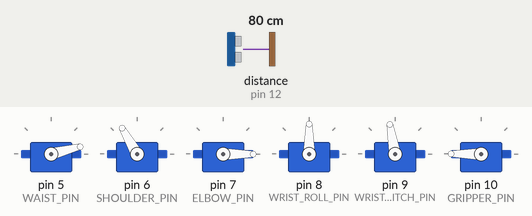
The sketch below on a simulated Arduino Uno, built with avr-gcc and run on an emulated ATmega328P. Parts: 6 × servo. The inputs (shaded band) are chosen by the test bench; at power-on: distance to the obstacle (sensor on pin 12) 80 cm. The echo pulse lasts 58.3 µs per cm; what the sketch prints to the serial monitor is not drawn.

Above: at 2.5 s.
2.6 s: distance to the obstacle (sensor on pin 12) set to 2 cm
At 3.02 s:
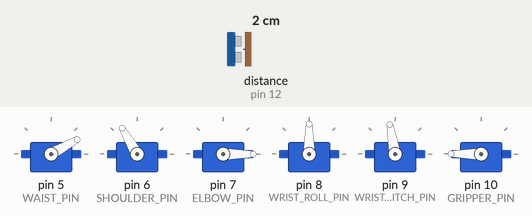
5.6 s: distance to the obstacle (sensor on pin 12) set to 120 cm
At 24.7 s:
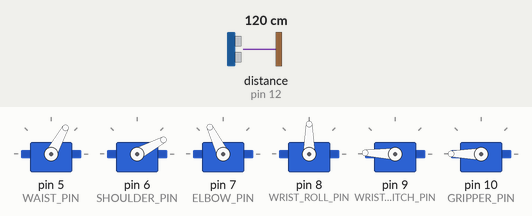
Timing chart, 0 to 27.9 s (numbered marks = the images above; inputs shaded):
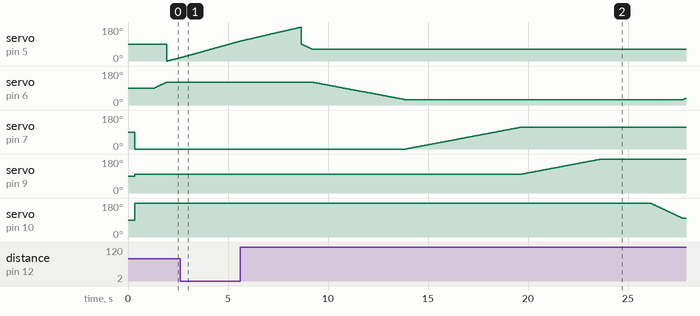

The sketch:

rbtarm_main.ino
```cpp
/* 2020.1.12 YONSEI ROBOIN, WINTER ROBOTIC ARM PROJECT. WRIITEN BY YEWON LIM, GA06033@O365.YONSEI.AC.KR,
                                                                   WONSUK KIM, KIMWS27@YONSEI.AC.KR  */

/*-------------------------------Pin Setting---------------------------------------*/


#include "sensor.h"
#include "control.h"

CRbtarm robotarm;

void setup()
{
  Serial.begin(9600);
  robotarm.initialize(WAIST_PIN, SHOULDER_PIN, ELBOW_PIN, WRIST_ROLL_PIN, WRIST_PITCH_PIN, GRIPPER_PIN);

  delay(1000);
}

void loop()
{
  CylCoord A = seek_coord(robotarm);     // Cylindrical coordinate 형태의 좌표 A를 선언하고 물체의 위치를 받아온다

  Serial.print("\n\n\n\n\n\n\n");
  Serial.print("("); Serial.print(A.m_r); Serial.print(", "); Serial.print(A.m_theta); Serial.print(", "); Serial.print(A.m_z); Serial.println(")");
  // 좌표 값을 시리얼로 출력해서 확인해본다. 테스트할 때 필요함 -> 추후 지울 예정

  if( ! planar_inverse_kinematics(robotarm, A, 20))
  {
    Serial.println("범위 밖의 물체는 잡을 수 없어요");
  }

  delay(1500);
  robotarm.grip();
  robotarm.m_move(shoulder, SPEED_40, 120);
  robotarm.m_move(elbow, SPEED_40, 60);

  robotarm.m_move(wrist_pitch, SPEED_50, 90);
  delay(300);
  robotarm.m_move(wrist_pitch, SPEED_50, 180);
  delay(300);
  robotarm.m_move(wrist_pitch, SPEED_50, 90);
  delay(300);
  robotarm.m_move(wrist_pitch, SPEED_50, 180);
  delay(300);

  while(1)
  {
            // 물체 탐지가 끝나고 그대로 멈춰있도록 한다
  }
}
```

CRbtarm.cpp
```cpp
// 2020.1.12 YONSEI ROBOIN, WINTER ROBOTIC ARM PROJECT. WRIITEN BY YEWON LIM, GA06033@O365.YONSEI.AC.KR
// ROBOTIC ARM LIBRARY Ver 1.03 WITH ARDUINO UNO

#include "CRbtarm.h"

bool CRbtarm::m_move(joint _joint, int _speed, int _angle)
{
  switch(_joint)
  {
  case waist:
    if (_angle < MIN_WAIST_ANGLE || _angle > MAX_WAIST_ANGLE)
    {
      return false;
      break;
    }
    else if(_speed > 100 || _speed < 10)
    {
      return false;
      break;
    }
    else
    {
      angle_process(0, _angle, _speed);

      return true;
      break;
    }
  case shoulder:
    if (_angle < MIN_SHOULDER_ANGLE || _angle > MAX_SHOULDER_ANGLE)
    {
      return false;
      break;
    }
    else if(_speed > 100 || _speed < 10)
    {
      return false;
      break;
    }
    else
    {
      angle_process(1, _angle, _speed);

      return true;
      break;
    }
  case elbow:
   if (_angle < MIN_ELBOW_ANGLE || _angle > MAX_ELBOW_ANGLE)
    {
      return false;
      break;
    }
    else if(_speed > 100 || _speed < 10)
    {
      return false;
      break;
    }
    else
    {
      angle_process(2, _angle, _speed);

      return true;
      break;
    }
  case wrist_roll:
   if (_angle < MIN_WRIST_ROLL_ANGLE || _angle > MAX_WRIST_ROLL_ANGLE)
    {
      return false;
      break;
    }
    else if(_speed > 100 || _speed < 10)
    {
      return false;
      break;
    }
    else
    {
      angle_process(3, _angle, _speed);

      return true;
      break;
    }
  case wrist_pitch:
   if (_angle < MIN_WRIST_PITCH_ANGLE || _angle > MAX_WRIST_PITCH_ANGLE)
    {
      return false;
      break;
    }
    else if(_speed > 100 || _speed < 10)
    {
      return false;
      break;
    }
    else
    {
      angle_process(4, _angle, _speed);

      return true;
      break;
    }
  case gripper:
   if (_angle < MIN_GRIPPER_ANGLE || _angle > MAX_GRIPPER_ANGLE)
    {
      return false;
      break;
    }
    else if(_speed > 100 || _speed < 10)
    {
      return false;
      break;
    }
    else
    {
      angle_process(5, _angle, _speed);

      return true;
      break;
    }
  }
}

CRbtarm::CRbtarm()
{
    m_init_angle[0] = INIT_WAIST_ANGLE;
    m_init_angle[1] = INIT_SHOULDER_ANGLE;
    m_init_angle[2] = INIT_ELBOW_ANGLE;
    m_init_angle[3] = INIT_WRIST_ROLL_ANGLE;
    m_init_angle[4] = INIT_WRIST_PITCH_ANGLE;
    m_init_angle[5] = INIT_GRIPPER_ANGLE;
}

void CRbtarm::initialize(int wstpin, int shldrpin, int elbpin, int wrpin, int wppin, int grippin)
{
    m_waist.attach(wstpin);                            //사용하고자 하는 관절만 활성화 해야 함.
    m_shoulder.attach(shldrpin);
    m_elbow.attach(elbpin);
    m_wrist_roll.attach(wrpin);
    m_wrist_pitch.attach(wppin);
    m_gripper.attach(grippin);

    delay(333);

    for(int i = 0; i < 6; i++)
    {
      motor[i] -> write(m_init_angle[i]);
      m_angle[i] = m_init_angle[i];
    }
}

void CRbtarm::angle_process(int index, int angle_, int speed_)
{
      int dt_angle = 10;                  //set dt_angle value to 10(number doesn't matter unless 0)

      while(dt_angle != 0)
      {
        dt_angle = angle_ - m_angle[index];

        if(dt_angle > 0)
        {
          motor[index] -> write(m_angle[index]+1);
          delay(1000/speed_);

          m_angle[index] += 1;
        }
        else if(dt_angle < 0)
        {
          motor[index] -> write(m_angle[index]-1);
          delay(1000/speed_);

          m_angle[index] -= 1;
        }
      }

}
void CRbtarm::grip()
{
  m_move(gripper, SPEED_50, 180);
  delay(1000);
  m_move(gripper, SPEED_50, 100);
}
```

CRbtarm.h
```cpp
// 2020.1.12 YONSEI ROBOIN, WINTER ROBOTIC ARM PROJECT. WRIITEN BY YEWON LIM, GA06033@O365.YONSEI.AC.KR
// ROBOTIC ARM LIBRARY Ver 1.03 WITH ARDUINO UNO

#ifndef _ROBOTIC_ARM_

#define _ROBOTIC_ARM_

/*---------------------------------angle 범위---------------------------------------*/
/*         [waist]       0~180                   initial position: 90              */
/*         [shoulder]    0~120                   initial pisition: 120             */
/*         [elbow]       60~180                  initial position: 120             */
/*         [wrist_roll]  0~180                   initial position: 0               */
/*         [wrist_pitch] 0~90                    initial position: 10              */
/*         [gripper]     90~180                  initial position: 135             */
/*----------------------------------Values-----------------------------------------*/
#define SPEED_100  100
#define SPEED_90    90
#define SPEED_80    80
#define SPEED_70    70
#define SPEED_60    60
#define SPEED_50    50
#define SPEED_40    40
#define SPEED_30    30
#define SPEED_20    20
#define SPEED_10    10

#define INIT_WAIST_ANGLE        90
#define INIT_SHOULDER_ANGLE     90
#define INIT_ELBOW_ANGLE        0
#define INIT_WRIST_ROLL_ANGLE   90
#define INIT_WRIST_PITCH_ANGLE  100
#define INIT_GRIPPER_ANGLE      180

#define MIN_WAIST_ANGLE             0
#define MAX_WAIST_ANGLE             180

#define MIN_SHOULDER_ANGLE          0
#define MAX_SHOULDER_ANGLE          180

#define MIN_ELBOW_ANGLE             0
#define MAX_ELBOW_ANGLE             180

#define MIN_WRIST_ROLL_ANGLE        0
#define MAX_WRIST_ROLL_ANGLE        180

#define MIN_WRIST_PITCH_ANGLE       0
#define MAX_WRIST_PITCH_ANGLE       180

#define MIN_GRIPPER_ANGLE           0
#define MAX_GRIPPER_ANGLE           180

#define WAIST_PIN 5
#define SHOULDER_PIN 6
#define ELBOW_PIN 7
#define WRIST_ROLL_PIN 8
#define WRIST_PITCH_PIN 9
#define GRIPPER_PIN 10

enum joint {waist, shoulder, elbow, wrist_roll, wrist_pitch, gripper};
/*------------------------------------------------------------------------------*/

#include <Servo.h>
#include "Arduino.h"
#include "sensor.h"

class CRbtarm
{
friend void radar_on_cw(CRbtarm& _robotarm, int (*_buffer)[2]);
friend void radar_on_ctcw(CRbtarm& _robotarm, int (*_buffer)[2]);
friend int* data_process(CRbtarm& _robotarm, int (*buf_ptr)[2]);

private:
  int m_init_angle[6];                                      // 관절의 초기각도를 의미. 생성시 정해져 있으므로 굳이 전달할 필요 x
  int m_angle[6];                                           //index는 0~5까지 순서대로 각각 관절에 해당함, 각 관절의 현재 각도를 저장
  Servo m_waist, m_shoulder, m_elbow, m_wrist_roll, m_wrist_pitch, m_gripper; //Servo m_waist, m_shoulder, m_elbow, m_wrist_roll, m_wrist_pitch, m_gripper; //각각 관절에 해당하는 Servo 객체 선언
  Servo* const motor[6] = {&m_waist, &m_shoulder, &m_elbow, &m_wrist_roll, &m_wrist_pitch, &m_gripper};

  void angle_process(int index, int angle_, int speed_);

public:
  CRbtarm();
  bool m_move(joint _joint, int _speed, int _angle);          // _joint는 움직이고자 하는 관절(joint 열거체 참고), speed는 10~100사이의 값으로, 전처리 상수를 이용, _angle은 움직이고자 하는 각도
  void initialize(int wstpin, int shldrpin, int elbpin, int wrpin, int wppin, int grippin);  // 움직이고자 하는 각도를 의미한다. 각 관절이 움직일 수 있는 범위를 넘어서면 false를 반환함.
  void grip();
};

#endif
```

Coords.cpp
```cpp
// 2020.1.24 YONSEI ROBOIN, WINTER ROBOTIC ARM PROJECT. WRIITEN BY YEWON LIM, GA06033@O365.YONSEI.AC.KR
// COORDINATES LIBRARY VER 1.1

#include "Coords.h"


CrtCoord::operator SphCoord()
{
  SphCoord A;

  A.m_rho = roundf(sqrt(pow(m_x, 2) + pow(m_y, 2) + pow(m_z, 2))*100)/100;
  A.m_pi = roundf(acos(m_z / A.m_rho)*100)/100;
  A.m_theta = roundf(acos(m_x / sqrt(pow(m_x, 2) + pow(m_y, 2)))*100)/100;

  return A;
}

SphCoord::operator CrtCoord()
{
  CrtCoord B;

  B.m_x = roundf(m_rho * sin(m_pi) * cos(m_theta)*100)/100;
  B.m_y = roundf(m_rho * sin(m_pi) * sin(m_theta)*100)/100;
  B.m_z = roundf(m_rho * cos(m_pi)*100)/100;

  return B;
}

CylCoord::operator CrtCoord()
{
  CrtCoord C;

  C.m_x = m_r * cos(m_theta);
  C.m_y = m_r * sin(m_theta);
  C.m_z = m_z;

  return C;

}
```

Coords.h
```cpp
// 2020.1.24 YONSEI ROBOIN, WINTER ROBOTIC ARM PROJECT. WRIITEN BY YEWON LIM, GA06033@O365.YONSEI.AC.KR
// COORDINATES LIBRARY VER 1.1

#ifndef _COORDINATES_
#define _COORDINATES_

#include "Arduino.h"

class SphCoord;
class CylCoord;

class CrtCoord
{
public:
  float m_x, m_y, m_z;

  CrtCoord(float x, float y, float z) : m_x(roundf(x*1000)/1000), m_y(roundf(y*1000)/1000), m_z(roundf(z*1000)/1000) {};
  CrtCoord() {};

  operator SphCoord();

};

class SphCoord
{
public:
  float m_rho, m_theta, m_pi;

  SphCoord() {};
  SphCoord(float rho, float theta, float pi) : m_rho(roundf(rho*100)/100), m_theta(roundf(theta*100)/100), m_pi(roundf(pi*100)/100) {};

  operator CrtCoord();
};

class CylCoord
{
public:
  float m_r; float m_theta; float m_z;

  CylCoord(float _r, float _theta, float _z): m_r(_r), m_theta(_theta), m_z(_z) {};
  CylCoord() {m_r = 0; m_theta = 0; m_z = 0;};

  operator CrtCoord();
};


#endif
```

control.cpp
```cpp
//2020.02.12 YONSEI ROBOIN, WINTER ROBOTIC ARM PROJECT. CONTROL.CPP

#include "control.h"

bool planar_inverse_kinematics(CRbtarm& _robotarm, CylCoord& coord, int spd) {

  double y = coord.m_r - C2;
  double z = coord.m_z;
  double angle_buffer[3];
  double d, q1, q2;

  d = sqrt(y * 1.0L * y * 1.0L + z * 1.0L * z * 1.0L );
  q2 = acos ( (y * 1.0L * y * 1.0L + z * 1.0L * z * 1.0L - A1 * 1.0L * A1 * 1.0L - A2 * 1.0L * A2 * 1.0L ) / 2.0L / (A1 * 1.0L) / (A2 * 1.0L) ) * 180.0L / (PI * 1.0L);
  q1 = ( atan(z/y) + acos( ( A1 * 1.0L * A1 * 1.0L + y * 1.0L * y * 1.0L + z * 1.0L * z * 1.0L - A2 * 1.0L * A2 * 1.0L) / ( 2.0L * A1 * d ) ) ) * 180.0L / (PI * 1.0L);


  Serial.println(q1); Serial.println(q2);
  if ((d > A1 + A2) || (d < A2 - A1) ) return false;   // 해당 각도가 없는 경우 즉, 로봇팔의 최대 도달 범위에 벗어난 경우

  else {

    angle_buffer[0] = q1;
    angle_buffer[1] = q2;        //q2 + c2
    angle_buffer[2] = q2 - q1 + C3;

    _robotarm.m_move(shoulder, spd, angle_buffer[0]);
    _robotarm.m_move(elbow, spd, angle_buffer[1]);
    _robotarm.m_move(wrist_pitch, spd, angle_buffer[2]);

    return true;
  }
}
```

control.h
```cpp
//2020.02.12 YONSEI ROBOIN, WINTER ROBOTIC ARM PROJECT. CONTROL.H
#ifndef _CONTROL_
#define _CONTROL_

#include "Arduino.h"
#include "CRbtarm.h"
#include "Coords.h"

#define A1 118
#define A2 120

// 좌표상의 각도와 서보모터의 각도를 보정해주는 상수
#define C2 120
#define C3 90

bool planar_inverse_kinematics(CRbtarm& _robotarm, CylCoord& coord, int spd);

#endif
```

sensor.cpp
```cpp
// 2020.2.11 YONSEI ROBOIN, WINTER ROBOTIC ARM PROJECT. WRIITEN BY YEWON LIM, GA06033@O365.YONSEI.AC.KR
// ULTRA SONIC SENSOR

#include "sensor.h"

NewPing sonar(trigPin, echoPin);
int carrier[180][2] = {0};

void radar_on_cw(CRbtarm& _robotarm, int (*_buffer)[2])
{
  for(int i = 0; i < 180; i++)
  {
    _robotarm.m_waist.write(i);

    _buffer[i][0] = i;
    _buffer[i][1] = howfar();
    if (_buffer[i][1] == 0)
    {
      _buffer[i][1] = 100;
    }

    Serial.print(i); Serial.print(","); Serial.print(_buffer[i][1]); Serial.print(".");
    delay(33);
  }

}

void radar_on_ctcw(CRbtarm& _robotarm, int (*_buffer)[2])
{
  for(int i = 179; i >= 0; i--)
  {
    _robotarm.m_waist.write(i);

    _buffer[i][0] = i;
    _buffer[i][1] = howfar();
    if (_buffer[i][1] == 0)
    {
      _buffer[i][1] = 100;
    }

    Serial.print(i); Serial.print(","); Serial.print(_buffer[i][1]); Serial.print(".");
    delay(33);
  }
}

int howfar()
{
   return sonar.ping_cm();
}

byte buffer_check(int (*buf_ptr)[2])
{
  int count = 0;
  int sum = 0;
  for(int i = 0; i < 180; i++)
  {
    if(buf_ptr[i][1] < DETECTION_DISTANCE)
    {
      sum += buf_ptr[i][1];
      count++;
    }
  }

  if (sum * PI / 180 > 3)            return count;
  else                               return 0;
}

int* data_process(CRbtarm& _robotarm, int (*buf_ptr)[2])
{
  byte count = 0;
  int w = 0;

  for (int i = 0; 1; i+=10)
  {
    _robotarm.m_move(shoulder, SPEED_50, 120-i);

    radar_on_cw(_robotarm, buf_ptr);
    count = buffer_check(buf_ptr);
    if (count)
    {
      w = 120 - i;
      break;
    }

    radar_on_ctcw(_robotarm, buf_ptr);
    count = buffer_check(buf_ptr);
    if (count)
    {
      w = 120 - i;
      break;
    }

    if(i == 90)           i = 0;
  }

  int sum = 0;
  int angle_sum = 0;

  for(byte i = 0; i < 180; i++)
  {
    if(buf_ptr[i][1] < DETECTION_DISTANCE)
    {
      sum += buf_ptr[i][1];
      angle_sum += i;
    }

  }

  static int data[3];

  data[0] = sum / count;                      // using least squares approximation to find out distance
  data[1] = (angle_sum / count);              // data[0] means a distance,r and data[1] means an angle
  data[2] =  w;                               // data[2] means a angle of shoulder, w

  _robotarm.m_move(waist, SPEED_50, data[1]);
  _robotarm.m_move(shoulder, SPEED_50, w);

  _robotarm.m_angle[0] = data[1];
  _robotarm.m_angle[1] = w;

  return data;
}

CylCoord seek_coord(CRbtarm& _robotarm)
{
  CylCoord a;                               // the unit length of m_r is 1 mm

  int* data_set = data_process(_robotarm, carrier);

  double w = (double)(data_set[2] * PI) / 180 ;
  for (int i = 0; i < 10; i++)
  {
    Serial.print(data_set[1]);Serial.print(","); Serial.print(data_set[0]); Serial.print(".");
  }

  if (data_set[2] == 90)
  {
    a.m_z = D * 10;
  }
  else
  {
    a.m_z = ( D * tan(w) - R - data_set[0] ) * cos(w) * 10 ; // multiply 10 to transform cm to mm
  }
  a.m_theta = data_set[1];

  a.m_r = ( (D - R * cos(w)) * cos(w) + data_set[0] * sin(w) + R) * 10 ; // multiply 10 to transform cm to mm

  Serial.print("s: "); Serial.println(data_set[0]);
  Serial.print("w: "); Serial.println(w);
  return a;

}
```

sensor.h
```cpp
// 2020.2.11 YONSEI ROBOIN, WINTER ROBOTIC ARM PROJECT. WRIITEN BY YEWON LIM, GA06033@O365.YONSEI.AC.KR
// ULTRA SONIC SENSOR

#ifndef _ULTRA_SONIC_SENSOR_
#define _ULTRA_SONIC_SENSOR_


#include "Arduino.h"
#include "Coords.h"
#include "CRbtarm.h"
#include <NewPing.h>


#define echoPin 12                //setting pin num of ultra sonic sensor
#define trigPin 13

#define DETECTION_DISTANCE 30
#define D       4.8              // distance from origin to the sensor
#define R       2.5

class CRbtarm;

void radar_on_cw(CRbtarm& _robotarm, int (*_buffer)[2]);
void radar_on_ctcw(CRbtarm& _robotarm, int (*_buffer)[2]);
int* data_process(CRbtarm& _robotarm, int (*buf_ptr)[2]);
int howfar();
byte buffer_check(int (*buf_ptr)[2]);

CylCoord seek_coord(CRbtarm& _robotarm);


#endif
```

Measured:
- by itself, servo on pin 5 (WAIST_PIN): rises from 105° to 179° in 3.0 s, then falls to 61° in 0.60 s
